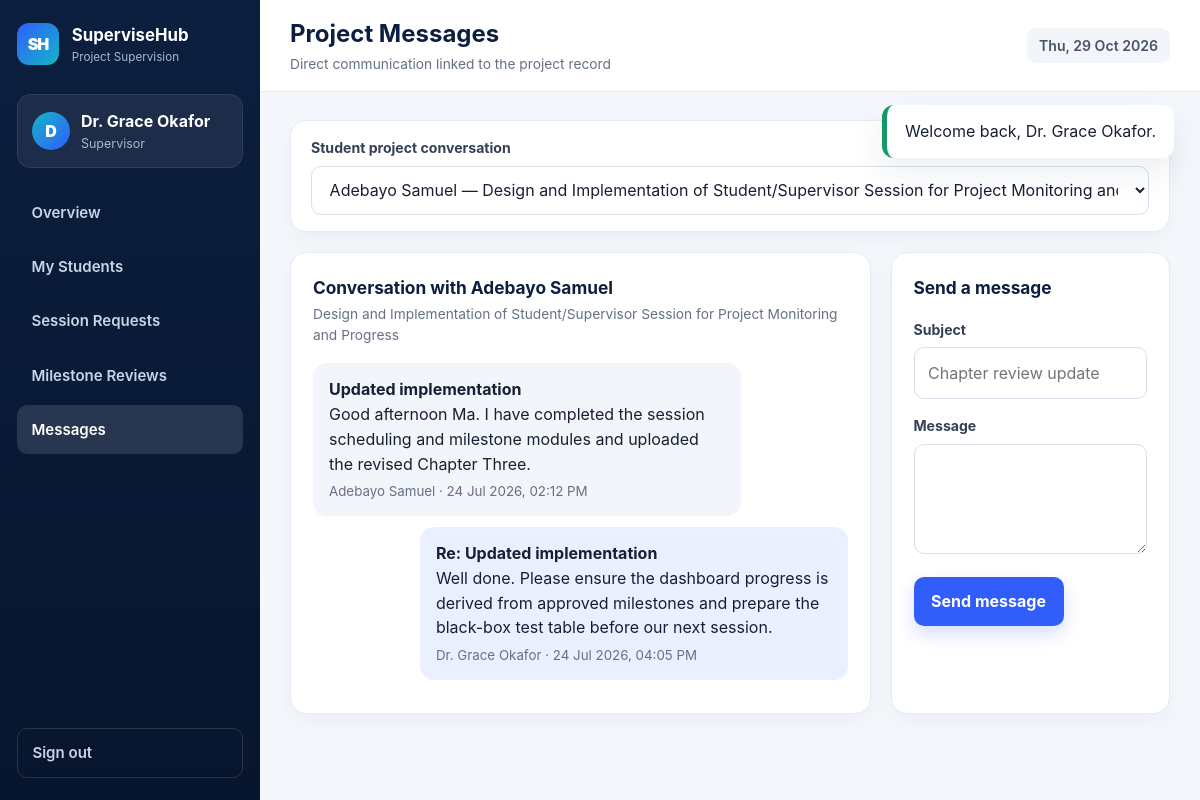
Screenshot of /index.php?page=messages (signed in) with the database file from the repository.
### tables this page shows
CREATE TABLE users (
 id INT UNSIGNED AUTO_INCREMENT PRIMARY KEY,
 full_name VARCHAR(120) NOT NULL,
 email VARCHAR(160) NOT NULL UNIQUE,
 password_hash VARCHAR(255) NOT NULL,
 role VARCHAR(20) NOT NULL,
 matric_no VARCHAR(50) NULL UNIQUE,
 staff_no VARCHAR(50) NULL UNIQUE,
 department VARCHAR(160) NULL,
 status VARCHAR(20) NOT NULL DEFAULT 'active',
 created_at DATETIME NOT NULL DEFAULT CURRENT_TIMESTAMP,
 updated_at DATETIME NULL DEFAULT NULL ON UPDATE CURRENT_TIMESTAMP,
 INDEX idx_users_role_status(role,status)
);

CREATE TABLE projects (
 id INT UNSIGNED AUTO_INCREMENT PRIMARY KEY,
 student_id INT UNSIGNED NOT NULL,
 supervisor_id INT UNSIGNED NULL,
 title VARCHAR(300) NOT NULL,
 abstract TEXT NULL,
 current_stage VARCHAR(100) NOT NULL DEFAULT 'Proposal',
 status VARCHAR(30) NOT NULL DEFAULT 'active',
 start_date DATE NULL,
 due_date DATE NULL,
 created_at DATETIME NOT NULL DEFAULT CURRENT_TIMESTAMP,
 updated_at DATETIME NULL DEFAULT NULL ON UPDATE CURRENT_TIMESTAMP,
 UNIQUE KEY uq_student_project(student_id),
 CONSTRAINT fk_projects_student FOREIGN KEY(student_id) REFERENCES users(id) ON DELETE CASCADE,
 CONSTRAINT fk_projects_supervisor FOREIGN KEY(supervisor_id) REFERENCES users(id) ON DELETE SET NULL,
 INDEX idx_projects_supervisor(supervisor_id), INDEX idx_projects_status(status)
);

CREATE TABLE messages (
 id INT UNSIGNED AUTO_INCREMENT PRIMARY KEY,
 project_id INT UNSIGNED NOT NULL,
 sender_id INT UNSIGNED NOT NULL,
 receiver_id INT UNSIGNED NOT NULL,
 subject VARCHAR(180) NULL,
 body TEXT NOT NULL,
 read_at DATETIME NULL,
 created_at DATETIME NOT NULL DEFAULT CURRENT_TIMESTAMP,
 CONSTRAINT fk_messages_project FOREIGN KEY(project_id) REFERENCES projects(id) ON DELETE CASCADE,
 CONSTRAINT fk_messages_sender FOREIGN KEY(sender_id) REFERENCES users(id) ON DELETE CASCADE,
 CONSTRAINT fk_messages_receiver FOREIGN KEY(receiver_id) REFERENCES users(id) ON DELETE CASCADE,
 INDEX idx_messages_thread(project_id,sender_id,receiver_id)
);

### includes/functions.php (called while the page is built, shortened)
<?php
function e(?string $value): string { return htmlspecialchars($value ?? '', ENT_QUOTES, 'UTF-8'); }
function url(string $path = ''): string {
    global $config;
    return $config['base_url'] . ($path ? '/' . ltrim($path, '/') : '');
}
function current_user(): ?array { return $_SESSION['user'] ?? null; }
function db_one(string $sql, array $params = []): ?array {
    global $pdo; $st = $pdo->prepare($sql); $st->execute($params); $r = $st->fetch(); return $r ?: null;
}
function db_all(string $sql, array $params = []): array {
    global $pdo; $st = $pdo->prepare($sql); $st->execute($params); return $st->fetchAll();
}
function format_date(?string $value, string $format = 'd M Y, h:i A'): string {
    if (!$value) return 'Not set'; return date($format, strtotime($value));
}

### index.php (called while the page is built, shortened)
<?php
require __DIR__ . '/includes/bootstrap.php';
$page = $_GET['page'] ?? (is_logged_in() ? dashboard_page(current_user()['role']) : 'home');
$routes = [
 'home'=>'home.php','login'=>'login.php','register'=>'register.php',
 'student-dashboard'=>'student_dashboard.php','student-sessions'=>'student_sessions.php','student-milestones'=>'student_milestones.php','student-documents'=>'student_documents.php',
 'supervisor-dashboard'=>'supervisor_dashboard.php','supervisor-students'=>'supervisor_students.php','supervisor-project'=>'supervisor_project.php','supervisor-sessions'=>'supervisor_sessions.php','supervisor-milestones'=>'supervisor_milestones.php',
 'admin-dashboard'=>'admin_dashboard.php','admin-users'=>'admin_users.php','admin-assignments'=>'admin_assignments.php','admin-projects'=>'admin_projects.php','admin-reports'=>'admin_reports.php',
 'messages'=>'messages.php'
];
include __DIR__ . '/views/' . $routes[$page];

### config/app.php (called while the page is built)
<?php
return [
    'name' => getenv('APP_NAME') ?: 'SuperviseHub',
    'institution' => getenv('INSTITUTION_NAME') ?: 'Crawford University',
    'department' => getenv('DEPARTMENT_NAME') ?: 'Department of Computer Science',
    'base_url' => rtrim(getenv('APP_URL') ?: 'http://localhost:8000', '/'),
    'timezone' => getenv('APP_TIMEZONE') ?: 'Africa/Lagos',
    'upload_dir' => dirname(__DIR__) . '/uploads',
    'max_upload_bytes' => 5 * 1024 * 1024,
];

### includes/bootstrap.php (called while the page is built, shortened)
<?php
$config = require dirname(__DIR__) . '/config/app.php';
date_default_timezone_set($config['timezone']);
require dirname(__DIR__) . '/config/database.php';
require __DIR__ . '/functions.php';

### views/messages.php (the view, shortened to what this page needs)
<?php
$u = current_user();
$projects = [];
$project = null;
$partner = null;
if ($u['role'] === 'student') {
    $project = project_for_student((int)$u['id']);
    if ($project && $project['supervisor_id']) {
        $partner = db_one('SELECT id,full_name,email FROM users WHERE id=? AND role=\'supervisor\'', [$project['supervisor_id']]);
    }
} elseif ($u['role'] === 'supervisor') {
    $projects = db_all(
        "SELECT p.*, s.full_name student_name, s.email student_email, s.matric_no
         FROM projects p JOIN users s ON s.id=p.student_id
         WHERE p.supervisor_id=? ORDER BY s.full_name",
        [$u['id']]
    );
    $requestedProjectId = (int)($_GET['project_id'] ?? 0);
    foreach ($projects as $candidate) {
        if (($requestedProjectId && (int)$candidate['id'] === $requestedProjectId) || (!$requestedProjectId && !$project)) {
            $project = $candidate;
        }
    }
    if ($project) {
        $partner = db_one('SELECT id,full_name,email FROM users WHERE id=? AND role=\'student\'', [$project['student_id']]);
    }
}
$msgs = $project ? db_all(
    "SELECT m.*, s.full_name sender_name
     FROM messages m JOIN users s ON s.id=m.sender_id
     WHERE m.project_id=? AND (m.sender_id=? OR m.receiver_id=?)
     ORDER BY m.created_at",
    [$project['id'], $u['id'], $u['id']]
) : [];
include __DIR__.'/../includes/layout_top.php';
?>
<?php if($u['role']==='admin'): ?>
  <div class="card empty-state">Project coordinators use analytics and assignment tools. Direct project messaging is restricted to the assigned student and supervisor.</div>
<?php elseif(!$project || !$partner): ?>
  <div class="card empty-state">A linked project and supervision partner are required before messaging can begin.</div>
<?php else: ?>
  <?php if($u['role']==='supervisor' && count($projects)>1): ?>
  <div class="card compact-card"><form method="get" action="<?= e(url('index.php')) ?>" class="inline-form"><input type="hidden" name="page" value="messages"><div class="form-group grow"><label>Student project conversation</label><select name="project_id" onchange="this.form.submit()"><?php foreach($projects as $p): ?><option value="<?= (int)$p['id'] ?>" <?= (int)$p['id']===(int)$project['id']?'selected':'' ?>><?= e($p['student_name'].' — '.$p['title']) ?></option><?php endforeach; ?></select></div><noscript><button class="button small" type="submit">Open</button></noscript></form></div>
  <?php endif; ?>
  <div class="dashboard-grid">
    <section class="card"><div class="card-header"><div><h2>Conversation with <?= e($partner['full_name']) ?></h2><p><?= e($project['title']) ?></p></div></div>
      <?php if(!$msgs): ?><div class="empty-state">No messages yet.</div><?php else: foreach($msgs as $m): ?>
        <div class="message-bubble <?= (int)$m['sender_id']===(int)$u['id']?'mine':'' ?>"><strong><?= e($m['subject'] ?: 'Project update') ?></strong><br><?= nl2br(e($m['body'])) ?><small><?= e($m['sender_name']) ?> · <?= e(format_date($m['created_at'])) ?></small></div>
      <?php endforeach; endif; ?>
    </section>
    <aside class="card"><div class="card-header"><h3>Send a message</h3></div><form method="post" action="<?= e(url('actions.php')) ?>"><div class="form-group"><label>Subject</label><input name="subject" maxlength="180" placeholder="Chapter review update"></div><div class="form-group"><label>Message</label><textarea name="body" maxlength="5000" required></textarea></div><button class="button" type="submit">Send message</button></form></aside>
  </div>
<?php endif; ?>
<?php include __DIR__.'/../includes/layout_bottom.php'; ?>

### assets/css/app.css (style rules this page uses)
:root { --navy:#0c1f3f;--navy2:#132c55;--blue:#315efb;--cyan:#13b5c8;--bg:#f4f7fb;--card:#fff;--text:#172033;--muted:#667085;--line:#e5eaf2;--success:#159766;--warning:#d88700;--danger:#d64545;--shadow:0 14px 35px rgba(17,36,75,.08) }
* { box-sizing:border-box }
html { scroll-behavior:smooth }
body { margin:0;font-family:Inter,Segoe UI,Arial,sans-serif;color:var(--text);background:var(--bg);line-height:1.55 }
button,input,select,textarea { font:inherit }
button { cursor:pointer }
.button,.btn { display:inline-flex;align-items:center;justify-content:center;gap:.45rem;border:0;border-radius:10px;background:var(--blue);color:#fff;padding:.78rem 1.1rem;font-weight:700;box-shadow:0 8px 18px rgba(49,94,251,.2) }
.form-group { margin-bottom:16px }
label { display:block;font-size:.88rem;font-weight:700;margin-bottom:7px;color:#344054 }
input,select,textarea { width:100%;border:1px solid #d8deea;border-radius:10px;padding:.78rem .85rem;background:#fff;color:var(--text);outline:none;transition:.2s }
textarea { min-height:110px;resize:vertical }
.app-shell { display:grid;grid-template-columns:260px 1fr;min-height:100vh }
.dashboard-grid { display:grid;grid-template-columns:1.35fr .65fr;gap:20px }
.card { background:#fff;border:1px solid var(--line);border-radius:16px;padding:22px;box-shadow:0 8px 22px rgba(17,36,75,.04);margin-bottom:20px }
.card-header { display:flex;align-items:center;justify-content:space-between;gap:16px;margin-bottom:17px }
.card-header h2,.card-header h3 { margin:0;color:var(--navy);font-size:1.08rem }
.card-header p { margin:2px 0 0;color:var(--muted);font-size:.86rem }
.message-bubble { padding:14px 16px;border-radius:14px;background:#f2f5f9;margin-bottom:11px;max-width:80% }
.message-bubble.mine { margin-left:auto;background:#eaf0ff }
.message-bubble small { display:block;color:var(--muted);margin-top:5px }
.inline-form { display:flex;gap:8px;align-items:center }
.inline-form select,.inline-form input { min-width:120px }
.compact-card { padding:16px 20px }
.inline-form .grow { flex:1;margin-bottom:0 }

### rows the page displays
users: full_name "Adebayo Samuel"
projects: title "Design and Implementation of Student/Supervisor Session for Project Monitoring and Progress"
messages: subject "Updated implementation", body "Good afternoon Ma. I have completed the session scheduling and milestone modules and uploaded the revised Chapter Three.", sender.full_name "Adebayo Samuel", created_at "24 Jul 2026, 02:12 PM"
messages: subject "Re: Updated implementation", body "Well done. Please ensure the dashboard progress is derived from approved milestones and prepare the black-box test table before our next session.", sender.full_name "Dr. Grace Okafor", created_at "24 Jul 2026, 04:05 PM"

### other values shown
$config['name'] "SuperviseHub"
substr($user['full_name'],0,1) "D"
$user['full_name'] "Dr. Grace Okafor"
$user['role'] "Supervisor"
$pageTitle "Project Messages"
$pageSubtitle "Direct communication linked to the project record"
$f['message'] "Welcome back, Dr. Grace Okafor."
form field project_id "Adebayo Samuel — Design and Implementation of Student/Supervisor Session for Project Monitoring and Progress"
